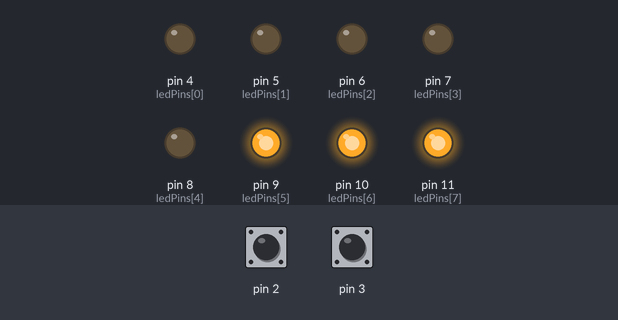
The sketch below on a simulated Arduino Uno, built with avr-gcc and run on an emulated ATmega328P. On the bench: output pins drawn as LEDs (lit = HIGH). Dashed ring = blinking. The test bench sets the inputs (shaded band); at power-on: pin 3 HIGH, pin 2 HIGH.

Above: at 1.2 s.
1.3 s: pin 3 pulled LOW for 0.15 s
At 1.3 s:
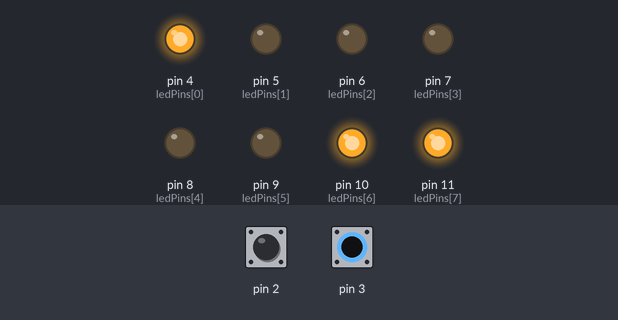
At 3.0 s:
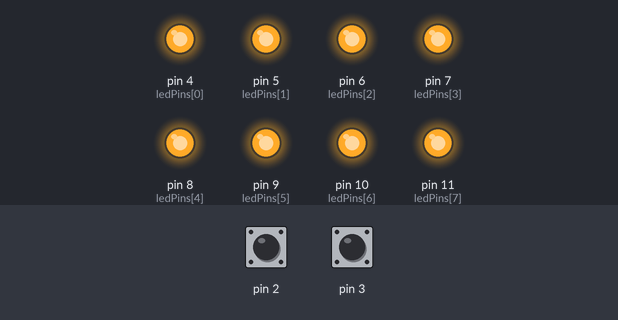
4.3 s: pin 2 pulled LOW for 0.15 s
7.4 s: pin 3 pulled LOW for 1 s
11.4 s: pin 2 pulled LOW for 1 s
At 11.9 s:
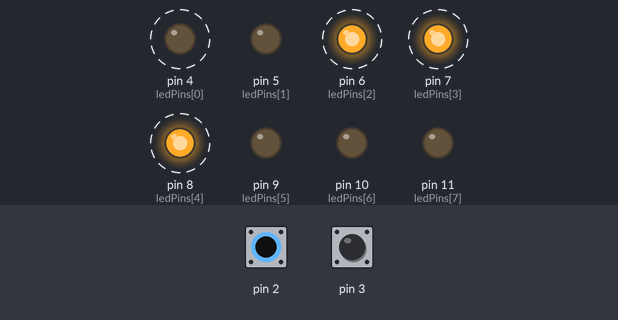
14.4 s: pin 3 pulled LOW for 3.2 s
Timing chart, 0 to 20.1 s (numbered marks = the images above; inputs shaded):
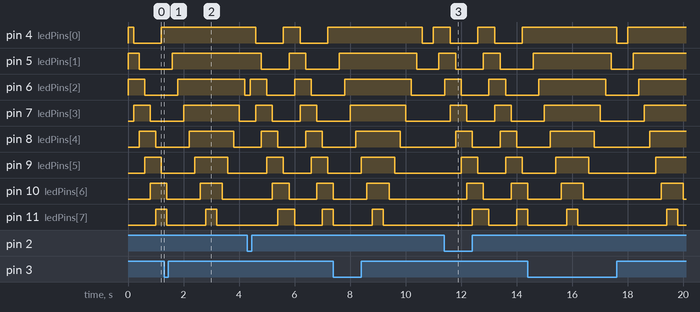

Measured:
- after the input at 1.3 s, pin 4 (ledPins[0]): stays HIGH (without the input it goes to LOW after 0.50 s)
- after the input at 11.4 s, pin 5 (ledPins[1]): HIGH → LOW after 0.40 s instead of 2.6 s

The sketch:

TH1.ino
```cpp
const int ledPins[] = {4, 5, 6, 7, 8, 9, 10, 11}; // 8 LEDs
const int numLeds = sizeof(ledPins) / sizeof(ledPins[0]);

volatile int mode = 1;
const int interval = 200;

void setup() {
  for (int i = 0; i < numLeds; i++) {
    pinMode(ledPins[i], OUTPUT);
  }

  pinMode(2, INPUT_PULLUP);
  pinMode(3, INPUT_PULLUP);

  // Ngắt để đổi mode ngay lập tức
  attachInterrupt(digitalPinToInterrupt(2), setMode1, FALLING);
  attachInterrupt(digitalPinToInterrupt(3), setMode2, FALLING);
}

void setMode1() {
  mode = 1;
}

void setMode2() {
  mode = 2;
}

void loop(){
    if (mode == 1) {
        threeLedChase();
    }
    else if (mode == 2) {
        runningLed();
    }
}

// Câu a: 3 led chạy nối đuôi xoay vòng [cite: 23]
void threeLedChase(){
    for (int i = 0; i < numLeds; i++) // Chạy đủ 8 bước
    {
        if (mode != 1) return; // Kiểm tra ngắt để thoát ngay lập tức

        turnOffAllLeds(); // Xóa trạng thái cũ

        // Bật 3 LED liên tiếp, dùng % để xoay vòng về 0 khi vượt quá 7
        digitalWrite(ledPins[i], HIGH);
        digitalWrite(ledPins[(i + 1) % numLeds], HIGH);
        digitalWrite(ledPins[(i + 2) % numLeds], HIGH);

        delay(interval);
    }
}

// Câu b: Sáng dần và giảm dần
void runningLed(){
    // Bước 1: Sáng dần (Tích lũy)
    turnOffAllLeds(); // Đảm bảo tắt hết trước khi bắt đầu
    for (int i = 0; i < numLeds; i++)
    {
        if (mode != 2) return; // Kiểm tra ngắt
        digitalWrite(ledPins[i], HIGH); // Bật và GIỮ NGUYÊN trạng thái
        delay(interval);
    }

    delay(interval);

    // Bước 2: Tắt dần (Giảm dần từ 8 về 1)
    for (int i = numLeds - 1; i >= 0; i--)
    {
        if (mode != 2) return; // Kiểm tra ngắt
        digitalWrite(ledPins[i], LOW); // Tắt từng đèn một
        delay(interval);
    }

    delay(interval);
}

void turnOffAllLeds(){
    for (int i = 0; i < numLeds; i++)
    {
        digitalWrite(ledPins[i], LOW);
    }
}
```
